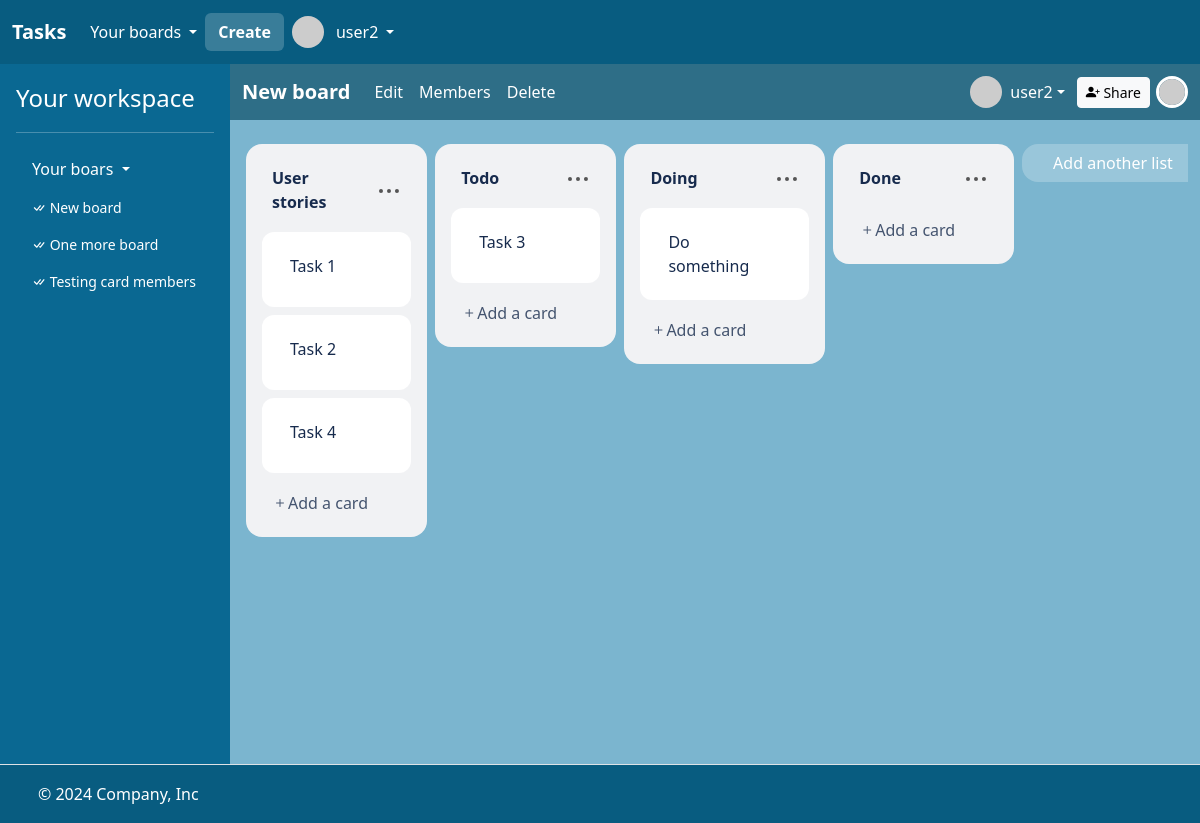
/boards/32 (signed in), run on the app's committed database.
### task/models.py (models this page shows)
class User(AbstractUser):
    bio = models.CharField(max_length=256)

class Board(models.Model):
    name = models.CharField(max_length=256)
    description = models.CharField(max_length=256)
    members = models.ManyToManyField(User, related_name="boards")
    created_at = models.DateTimeField(auto_now_add=True)

class List(models.Model):
    board = models.ForeignKey("Board", on_delete=models.CASCADE, related_name="lists")
    name = models.CharField(max_length=256)
    position = models.DecimalField(max_digits=10, decimal_places=2)
    created_at = models.DateTimeField(auto_now_add=True)

class Card(models.Model):
    list = models.ForeignKey("List", on_delete=models.CASCADE, related_name="cards")
    title = models.CharField(max_length=256)
    description = models.CharField(max_length=256)
    due_date = models.DateTimeField(null=True, blank=True)
    position = models.DecimalField(max_digits=10, decimal_places=2)
    members = models.ManyToManyField(User, related_name="cards")
    created_at = models.DateTimeField(auto_now_add=True)

### task/views.py (the view)
# urls.py: path("boards/<int:board_id>", views.board, name="board"),
@csrf_exempt
@login_required
def board(request, board_id):
    board = (
        request.user.boards.filter(id=board_id)
        .prefetch_related("members", "lists__cards", "lists")
        .first()
    )
    lists = (
        board.lists.all()
        .order_by("position")
        .prefetch_related(
            Prefetch(
                "cards",
                queryset=Card.objects.order_by("position"),
                to_attr="ordered_cards",
            )
        )
    )
    members = board.members.all()
    total_member = members.count()
    for index, member in enumerate(members):
        member.index = total_member - index
    return render(
        request,
        "task/board.html",
        {
            "board": board,
            "lists": lists,
            "boards": request.user.boards.all(),
            "members": members,
        },
    )

### task/templates/task/board.html (shortened to what this page needs)
{% extends "task/layout.html" %}
{% load static %}
{% block main %}
<div style="display: flex; flex-direction: column; height: 100%; background: #7bb5cf;">
    <nav class="navbar navbar-expand-lg" style="background: #2e6e87"  data-bs-theme="dark">
        <div class="container-fluid">
          <a id="board-title" class="navbar-brand fw-bold" href="{% url 'board' board.id %}" data-board-id="{{ board.id }}">{{ board.name }}</a>
          <div class="collapse navbar-collapse" id="navbarBoard">
            <ul class="navbar-nav me-auto mb-2 mb-lg-0">
                <li class="nav-item">
                    <a class="nav-link active" aria-current="page" href="{% url 'edit_board' board.id %}">Edit</a>
                </li>
                <li class="nav-item">
                    <a class="nav-link active" aria-current="page" href="{% url 'board_members' board.id %}">Members</a>
                </li>
                <li class="nav-item">
                    <button type="button" class="nav-link active" data-bs-toggle="modal" data-bs-target="#confirmBoardDeletionModal">
                        Delete
                    </button>
                </li>
            </ul>
            <div style="display: flex; align-items: center; gap: 12px;">
                <div class="dropdown">
                    <a href="#" class="text-decoration-none  d-flex align-items-center text-white dropdown-toggle" id="dropdownUser1" data-bs-toggle="dropdown" aria-expanded="false">
                      <img src="https://i.pravatar.cc/48?u={{ user.id }}" alt="" width="32" height="32" class="rounded-circle me-2">
                      <span>{{ user.username }}</span>
                    </a>
                </div>
                <a class="btn btn-sm btn-light" href="{% url 'board_add_member' board.id %}"><i class="bi bi-person-plus-fill"></i> Share</a>
                <div id="board-members" style="margin-left: 4px;">
                    {% for member in members %}
                        {% if member.id != user.id %}
                            <a href="{% url 'profile' member.id %}">
                                <img src="https://i.pravatar.cc/48?u={{ member.id }}" alt="" width="32" height="32" class="rounded-circle" style="margin-left: -10px; z-index: {{member.index}}; position: relative; border:3px solid white;">
                            </a>
                        {% endif %}
                    {% endfor %}
                </div>
            </div>
          </div>
        </div>
    </nav>
    <div class="mt-3" style="margin: 12px; flex: 1">
        <div class="task-lists g-3 mt-2" style="display:flex; overflow-x: auto; width: 100%; max-width: 100%;">
                {% for list in lists %}
                <div class="col px-1" style="flex: 0 0 20%;">
                    <div class="card task-list" style="cursor: pointer; background: #f1f2f4; border-radius: 16px; border: none;" draggable="true" id="list-id-{{ list.id }}" data-list-id="{{ list.id }}" data-list-position="{{ list.position }}">
                        <div class="card-body" style="display:flex; flex-direction: column; max-height: 650px !important; overflow-y: auto;" data-list-id="{{ list.id }}">
                            <div class="mb-2 flex-center-space-between">
                                <a class="btn-transparent fw-bold text-decoration-none" style="color: #172b4d;" href="{% url 'edit_list' list.id %}">{{ list.name }}</a>
                                <div class="dropdown">
                                    <a class="btn-transparent" data-bs-toggle="dropdown" aria-expanded="false">
                                        <svg xmlns="http://www.w3.org/2000/svg" viewBox="0 0 24 24" width="24" height="24" fill="#555"><path d="M20 14a2 2 0 1 1-.001-3.999A2 2 0 0 1 20 14ZM6 12a2 2 0 1 1-3.999.001A2 2 0 0 1 6 12Zm8 0a2 2 0 1 1-3.999.001A2 2 0 0 1 14 12Z"></path></svg>
                                    </a>
                                  </div>
                            </div>
                            {% for card in list.ordered_cards %}
                                    <div class="btn task-card card bg-info my-1 bg-white" style="text-align: left; border: none; border-radius: 12px;" data-card-id="{{ card.id }}" data-list-id="{{ list.id }}" id="card-id-{{ card.id }}" draggable="true" data-card-position="{{ card.position }}">
                                        <div class="card-body" style="display: flex; justify-content: space-between;">
                                            <span class="textarea" style="color: #172B4D;">{{ card.title }}</span>
                                        </div>
                                    </div>
                            {% endfor %}
                            <div class="task-card-hidden mt-2">
                                <a class="btn btn-transparent" style="color: #44546f" href="{% url 'list_add_card_view' list.id %}"><i class="bi bi-plus" fill="#44546f"></i>Add a card</a>
                            </div>
                        </div>
                    </div>
                </div>
                {% endfor %}
                <div class="col px-1" style="flex: 0 0 20%;">
                    <div class="card" style="border: none; border-radius: 16px;" draggable="true" id="task-add-list-btn">
                        <a class="btn text-white" style="border-radius: 16px;" href="{% url 'board_add_list_view' board.id %}">Add another list</a>
                    </div>
                </div>
        </div>
    </div>
</div>
{% endblock %}

### task/templates/task/layout.html (shortened to what this page needs)
<!DOCTYPE html>
{% load static %}
<html lang="en">
    <head>
        <link href="https://cdn.jsdelivr.net/npm/bootstrap@5.3.3/dist/css/bootstrap.min.css" rel="stylesheet">
        <link rel="stylesheet" href="https://cdn.jsdelivr.net/npm/bootstrap-icons@1.3.0/font/bootstrap-icons.css">
        <link href="{% static 'styles.css' %}" rel="stylesheet">
    </head>
    <body style="height: 100vh;">
        <div style="display: flex; flex-direction: column; height: 100%;">
            <header>
                <nav class="navbar navbar-expand-lg"  data-bs-theme="dark" style="background: #085c80;">
                    <div class="container-fluid">
                      <a class="navbar-brand fw-bold" href="{% url 'index' %}">Tasks</a>
                      <div class="collapse navbar-collapse" id="navbarHeader">
                        <ul class="navbar-nav me-auto mb-2 mb-lg-0" style="display: flex; align-items: center;">
                            {% if user.is_authenticated %}
                                <li class="nav-item dropdown">
                                    <a class="nav-link dropdown-toggle text-white" href="#" role="button" data-bs-toggle="dropdown" aria-expanded="false" style="display: flex; align-items: center; gap: 4px;">
                                        <span>Your boards</span>
                                    </a>
                                </li>
                                <li class="nav-item">
                                    <a class="btn fw-bold text-white" style="background: #397D99; color: white;" href="{% url 'create_board' %}">Create</a>
                                </li>
                                <li class="nav-item dropdown">
                                    <a class="nav-link dropdown-toggle text-white" href="#" role="button" data-bs-toggle="dropdown" aria-expanded="false" style="display: flex; align-items: center; gap: 4px;">
                                        <img src="https://i.pravatar.cc/48?u={{ user.id }}" alt="" width="32" height="32" class="rounded-circle me-2">
                                        <span>{{ user.username }}</span>
                                    </a>
                                </li>
                          {% endif %}
                        </ul>
                      </div>
                    </div>
                  </nav>
            </header>
            <main style="flex: 1;">
                <div class="d-flex flex-nowrap" style="height: 100%;">
                    {% if user.is_authenticated %}
                    <div class="d-none d-lg-flex flex-column flex-shrink-0 p-3 text-white" style="width: 230px; background: #0A6892;">
                        <a href="{% url 'index' %}" class="text-decoration-none d-flex align-items-center mb-3 mb-md-0 me-md-auto text-white">
                          <span class="fs-4">Your workspace</span>
                        </a>
                        <hr>
                        <ul class="nav nav-pills flex-column mb-auto">
                          <li class="mb-1">
                            <button class="nav-link text-white collapsed dropdown-toggle" data-bs-toggle="collapse" data-bs-target="#home-collapse" aria-expanded="true">
                                Your boars
                            </button>
                            <div class="collapse show " id="home-collapse">
                                <ul class="btn-toggle-nav list-unstyled fw-normal pb-1 small" style="max-height: 490px; overflow-y: auto;">
                                    {% for board in boards %}
                                    <li>
                                        <a href="{% url 'board' board.id %}" class="nav-link text-white">
                                            <i class="bi bi-check-all"></i>
                                            {{ board.name }}
                                        </a>
                                    </li>
                                    {% endfor %}
                                </ul>
                            </div>
                          </li>
                        </ul>
                    </div>
                    {% endif %}
                    <div style="flex: 1; background: white; overflow-x: hidden; min-height: 700px;">
                        {% block main %}
                        {% endblock %}
                    </div>
                </div>
            </main>
            <footer class="d-flex flex-wrap justify-content-between align-items-center py-3 border-top" style="background: #085c80; border: none;">
                <div class="col-md-4 d-flex align-items-center">
                  <a href="/" class="mb-3 me-2 mb-md-0 text-body-secondary lh-1">
                    <svg class="bi" width="30" height="24"><use xlink:href="#bootstrap"></use></svg>
                  </a>
                  <span class="mb-3 mb-md-0 text-white">© 2024 Company, Inc</span>
                </div>
                <ul class="nav col-md-4 justify-content-end list-unstyled d-flex">
                  <li class="ms-3"><a class="text-body-secondary" href="#"><svg class="bi" width="24" height="24"><use xlink:href="#twitter"></use></svg></a></li>
                  <li class="ms-3"><a class="text-body-secondary" href="#"><svg class="bi" width="24" height="24"><use xlink:href="#instagram"></use></svg></a></li>
                  <li class="ms-3"><a class="text-body-secondary" href="#"><svg class="bi" width="24" height="24"><use xlink:href="#facebook"></use></svg></a></li>
                </ul>
            </footer>
        </div>
    </body>
</html>

### task/static/styles.css (style rules this page uses)
.task-card { outline: 2px solid transparent; }
#task-add-list-btn { background-color: #ffffff3b; }
.btn-transparent { padding: 6px 10px; border: none; border-radius: 4px; background-color: transparent; }
.flex-center-space-between { display: flex; justify-content: space-between; align-items: center; }
.textarea { white-space: pre-line; white-space: pre-wrap; }

### data on the page
User: username "user2"
Board: name "New board"
Board: name "One more board"
Board: name "Testing card members"
List: name "User stories"
Card: title "Task 1"
Card: title "Task 2"
Card: title "Task 4"
List: name "Todo"
Card: title "Task 3"
List: name "Doing"
Card: title "Do something"
List: name "Done"
